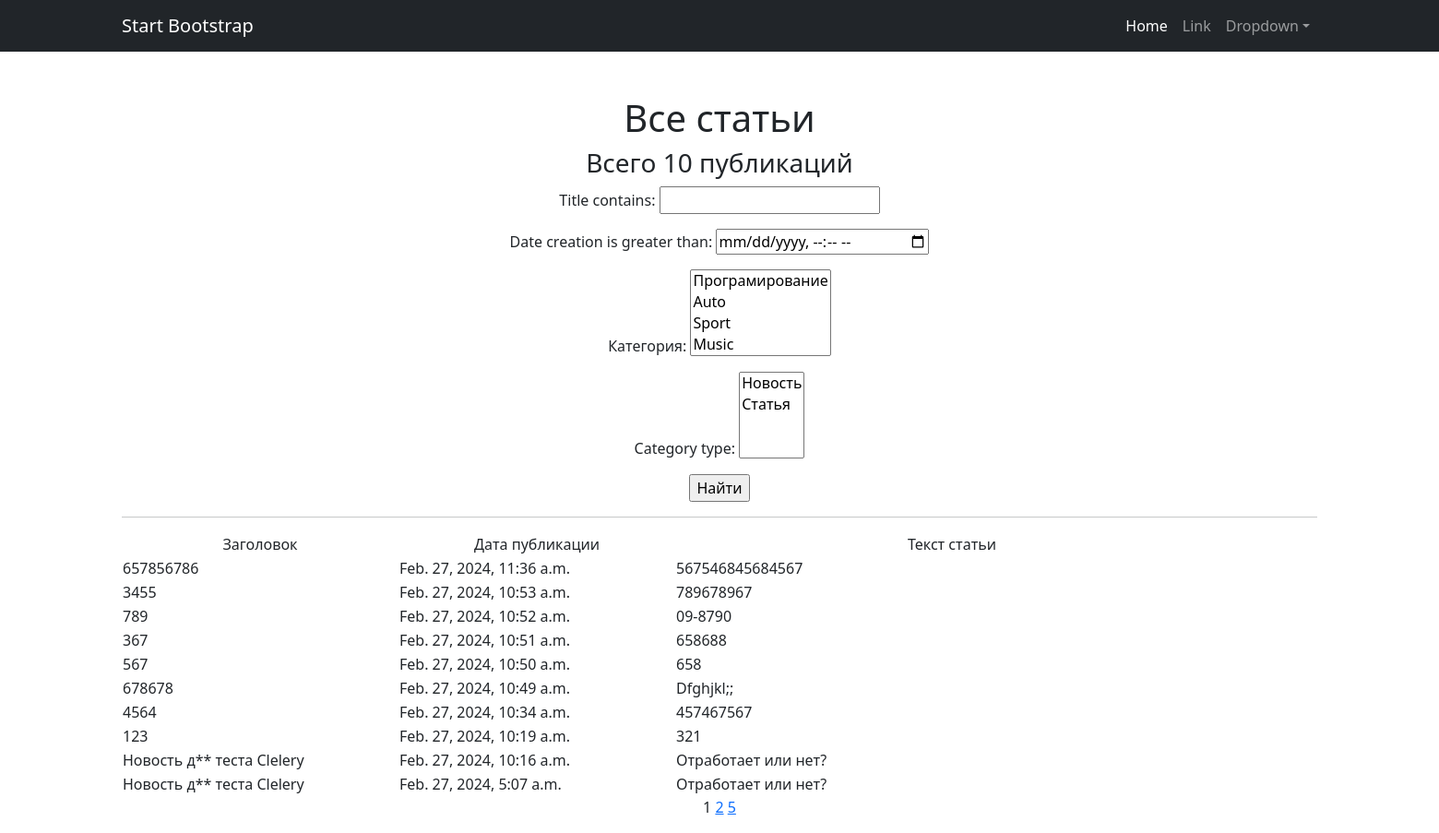
The page / on the database its author committed.
### newsarticle/models.py (models this page shows, shortened)
class Post(models.Model):
    author = models.ForeignKey(Author, on_delete=models.CASCADE)
    NEWS = 'NW'
    ARTICLE = 'AR'
    CATEGORY_CHOICES = (
        (NEWS, 'Новость'),
        (ARTICLE, 'Статья'),
    )
    category_type = models.CharField(max_length=2, choices=CATEGORY_CHOICES, default=ARTICLE)
    date_creation = models.DateTimeField(auto_now_add=True)
    post_category = models.ManyToManyField(Category, through='PostCategory')
    title = models.CharField(max_length=128)
    text = models.TextField()
    rating = models.IntegerField(default=0)

### newsarticle/views.py (the view)
# urls.py: path('', cache_page(60)(PostPreview.as_view()), name='posts_list'),
class PostPreview(ListView):
    logger.info('INFO')
    model = Post
    ordering = '-date_creation'
    template_name = 'posts.html'
    context_object_name = 'posts'
    paginate_by = 10
    def get_queryset(self):
        queryset = super().get_queryset()
        self.filterset = PostFilter(self.request.GET, queryset)
        return self.filterset.qs
    def get_context_data(self, **kwargs):
        context = super().get_context_data(**kwargs)
        context['time_now'] = datetime.utcnow()
        context['filterset'] = self.filterset
        context['next_post'] = None
        return context

### newsarticle/models.py (called while the page is built)
    def __str__(self):
        return self.naming

### newsarticle/templatetags/custom_filters.py (called while the page is built)
@register.filter()
def censor(text):
    for word in bad_words:
        text = text.replace(word[1:], '*' * len(word[1:]))
    return text

### newsarticle/templatetags/custom_tags.py (called while the page is built)
@register.simple_tag(takes_context=True)
def url_replace(context, **kwargs):
    d = context['request'].GET.copy()
    for k, v in kwargs.items():
        d[k] = v
    return d.urlencode()

### templates/posts.html (shortened to what this page needs)
{% extends 'flatpages/default.html' %}
{% load custom_filters %}
{% load custom_tags %}
{% load cache %}
{% block content %}
   <h1>Все статьи</h1>
   <h3>Всего {{ posts|length }} публикаций</h3>
   <form action="" method="get">
       {{ filterset.form.as_p }}
       <input type="submit" value="Найти" />
   </form>
    <hr>
   {% if posts %}
       <table style="height: 31px; margin-left: auto; margin-right: auto; width: 1800px;">
           <tbody>
               <tr>
                   <td style="width: 300px; text-align: center;"> Заголовок </td>
                   <td style="width: 300px; text-align: center;"> Дата публикации </td>
                   <td style="width: 600px; text-align: center;"> Текст статьи </td>
               </tr>
       {% for post in posts %}
               <tr>
                   <td style="width: 300px; text-align: left;"> {{ post.title|censor }} </td>
                   <td style="width: 300px; text-align: left;"> {{ post.date_creation }} </td>
                   <td style="width: 600px; text-align: left;"> {{ post.text|censor|truncatewords:20 }} </td>
                   <td>
                </td>
               </tr>
               {% endfor %}
           </tbody>
       </table>
   {% else %}
       <h2>Новостей и статей нет!</h2>
   {% endif %}
   {{ page_obj.number }}
   {% if page_obj.has_next %}
       <a href="?{% url_replace page=page_obj.next_page_number %}">{{ page_obj.next_page_number }}</a>
       {% if paginator.num_pages != page_obj.next_page_number %}
           <a href="?{% url_replace page=page_obj.paginator.num_pages %}">{{ page_obj.paginator.num_pages }}</a>
       {% endif %}
   {% endif %}
{% endblock content %}

### rows shown on the page
Post: title|censor "657856786", date_creation "Feb. 27, 2024, 11:36 a.m.", text|censor "567546845684567"
Post: title|censor "3455", date_creation "Feb. 27, 2024, 10:53 a.m.", text|censor "789678967"
Post: title|censor "789", date_creation "Feb. 27, 2024, 10:52 a.m.", text|censor "09-8790"
Post: title|censor "367", date_creation "Feb. 27, 2024, 10:51 a.m.", text|censor "658688"
Post: title|censor "567", date_creation "Feb. 27, 2024, 10:50 a.m.", text|censor "658"
Post: title|censor "678678", date_creation "Feb. 27, 2024, 10:49 a.m.", text|censor "Dfghjkl;;"
Post: title|censor "4564", date_creation "Feb. 27, 2024, 10:34 a.m.", text|censor "457467567"
Post: title|censor "123", date_creation "Feb. 27, 2024, 10:19 a.m.", text|censor "321"
Post: title|censor "Новость д** теста Clelery", date_creation "Feb. 27, 2024, 10:16 a.m.", text|censor "Отработает или нет?"
Post: title|censor "Новость д** теста Clelery", date_creation "Feb. 27, 2024, 5:07 a.m.", text|censor "Отработает или нет?"

### other values the page prints
{{ posts|length }} "10"
{{ page_obj.number }} "1"
{{ page_obj.next_page_number }} "2"
{{ page_obj.paginator.num_pages }} "5"
